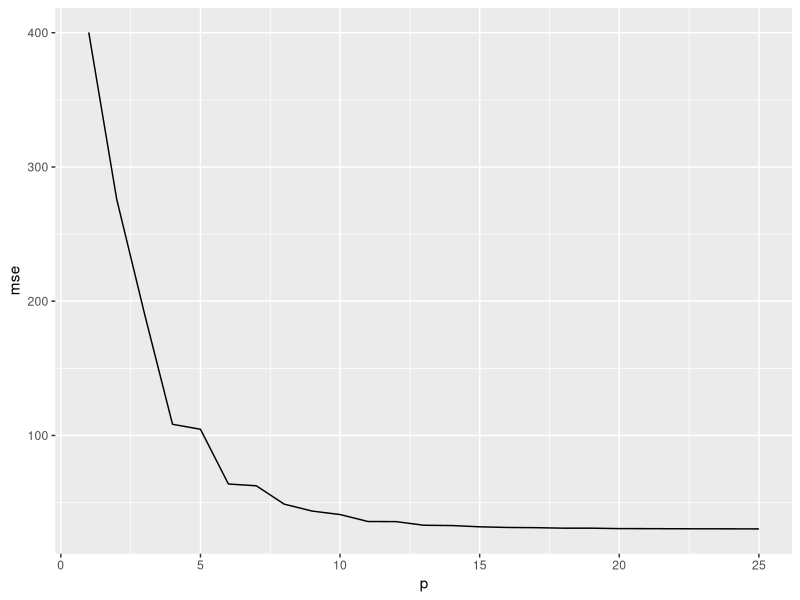
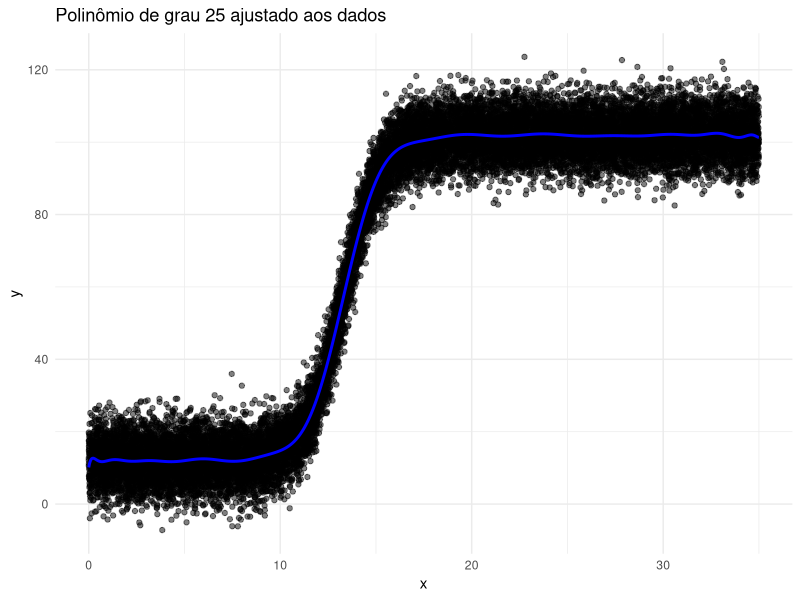

Generate these figures, in order, with R:
library(dplyr)
library(ggplot2)

rm(list = ls())

validacao_cruzada <- function(x, k = 3L) {
  # x: data frame que será dividido em k partes aproximadamente iguais
  # k: número de partes (folds) para a validação cruzada
  n <- nrow(x)
  x <- x[sample(nrow(x)), ]
  folds <- cut(1L:n, breaks = k, labels = FALSE)
  x$folds <- folds
  treino_validacao <- function(v_fold, split) {
    validacao <- x[x$folds == v_fold, ]
    treino <- x[x$folds != v_fold, ]
    validacao$info <- "validacao"
    treino$info <- "treino"
    d <- rbind(treino, validacao)
    d$split <- split
    d
  }

  d <- purrr::map_dfr(
    .x = 1L:k,
    .f = \(i) treino_validacao(i, split = i)
  )
  d$folds <- NULL
  d
}

#! Função de regressão real
gerando_dados <- function(n = 350L, ...) {
  f <- function(x, sd = 0.5, ...) {
    45 * tanh(x / 1.9 - 7) + 57 + rnorm(n, sd = sd)
    #45 * tanh(x)^3 + 4 + rnorm(n = n, ...)
  }

  tibble(x = runif(n = n, min = 0, max = 35)) |>
    mutate(y = f(x, ...)) |>
    relocate(y, .before = x)
}

tunagem <- function(cv, p_max = 25L) {
  # cv: data frame com os dados de treino e validação cruzada
  # p_max: grau máximo do polinômio a ser ajustado

  k <- max(cv$split)

  regressao <- function(p, i) {
    treino <- cv |>
      dplyr::filter(split == i, info == "treino")
    lm(y ~ poly(x, degree = p), data = treino)
  }

  avaliacao <- function(p) {
    one_step <- function(i) {
      r <- regressao(p, i)
      validacao <- cv |>
        dplyr::filter(split == i, info == "validacao")
      pred <- predict(r, newdata = validacao)
      mse <- mean((pred - validacao$y)^2)
      tibble(p = p, split = i, mse = mse)
    }
    purrr::map_dfr(.x = 1L:k, .f = one_step)
  }
  resultados <- purrr::map_dfr(.x = 1L:p_max, .f = avaliacao)
  resultados |>
    group_by(p) |>
    summarise(mse = mean(mse))
}

set.seed(123)
dados <- gerando_dados(n = 20050, mean = 0, sd = 5.5)

#! Conjunto de validação cruzada
cv <- validacao_cruzada(dados, k = 5L)

r <- tunagem(cv, p_max = 25)
r |>
  ggplot(aes(x = p, y = mse)) +
  geom_line()


# Plotando a regressao polinomial com o melhor grau
melhor_grau <- r |>
  filter(mse == min(mse)) |>
  pull(p) |>
  as.integer()

modelo_final <- lm(y ~ poly(x, degree = melhor_grau), data = dados)
dados |>
  mutate(y_chapeu = predict(modelo_final)) |>
  ggplot(aes(x = x, y = y)) +
  geom_point(alpha = 0.5) +
  geom_line(aes(y = y_chapeu), color = "blue", linewidth = 1) +
  labs(title = paste("Polinômio de grau", melhor_grau, "ajustado aos dados")) +
  theme_minimal()
